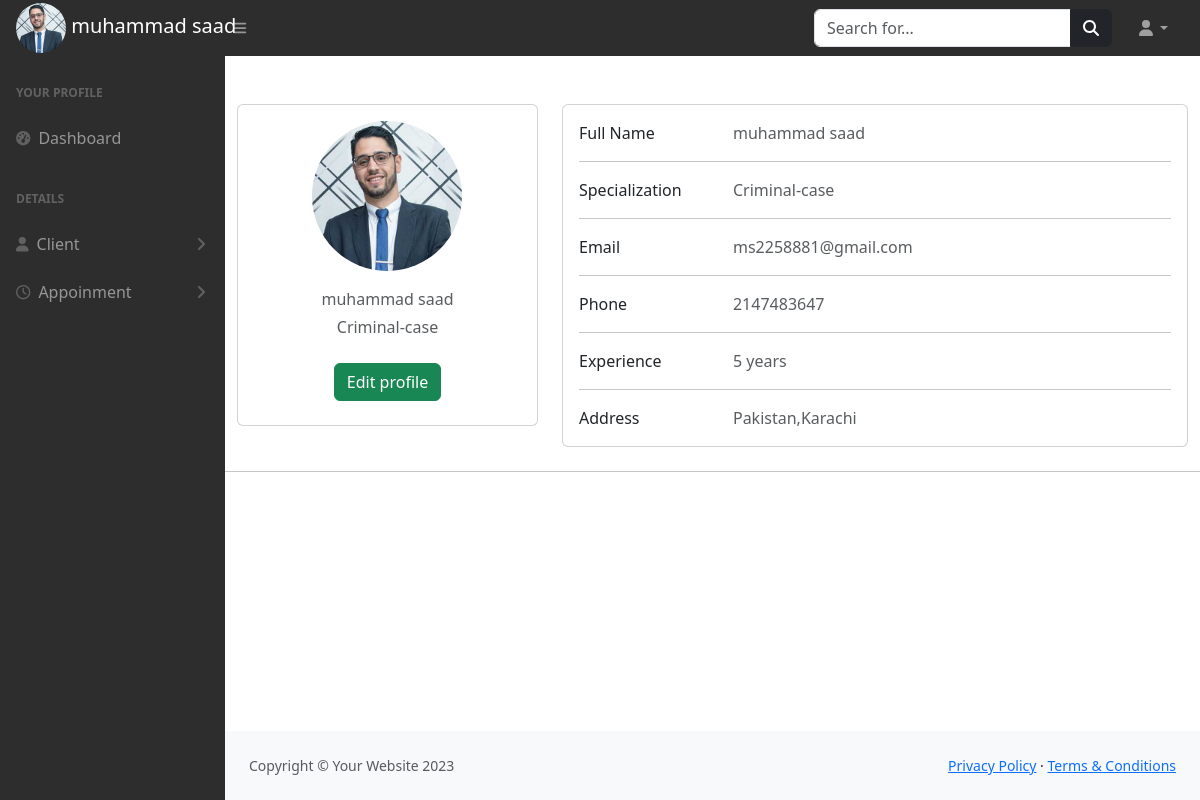
/lawyer-panel/lawyer.php (signed in), run on the app's committed database.
### tables this page shows
CREATE TABLE `lawyer` (
  `id` int(255) NOT NULL,
  `name` varchar(255) NOT NULL,
  `case` int(255) NOT NULL,
  `email` varchar(255) NOT NULL,
  `password` varchar(255) NOT NULL,
  `phone` int(255) NOT NULL,
  `experience` varchar(255) NOT NULL,
  `address` text NOT NULL,
  `image` varchar(255) NOT NULL
);

CREATE TABLE `cases` (
  `cid` int(255) NOT NULL,
  `case_name` varchar(255) NOT NULL
);

### lawyer-panel/lawyer.php (the view, shortened to what this page needs)
<?php
include('includes/header.php');
include('includes/topbar.php');
include('includes/sidebar.php');
include("../config.php");
$lawyer_id=$_SESSION['id'];
$profile="SELECT*FROM `lawyer` as l inner join `cases` as c on l.case=c.cid where id='$lawyer_id'";
$query=mysqli_query($connection,$profile);
if (mysqli_num_rows($query)>0) {
  while ($data=mysqli_fetch_assoc($query)) {
?>
  <section >
  <div class="container  mt-5 ">
    <div class="row">
      <div class="col-lg-4">
        <div class="card mb-4 ">
          <div class="card-body text-center">
          <img src="<?php echo '../admin-panel/image/' .$data['image']?>" alt="avatar"
              class="rounded-circle img-fluid" style="width: 150px;height:150px">
            <p class="text-muted mb-1"><?php echo $data['name']?></p>
            <p class="text-muted mb-4"><?php echo $data['case_name']?></p>
            <div class="d-flex justify-content-center mb-2">
              <a href="updatelawyer.php?id=<?php echo $data['id']?>" class="btn btn-success">Edit profile</a>
            </div>
          </div>
        </div>
      </div>
      <div class="col-lg-8">
        <div class="card mb-4">
          <div class="card-body">
            <div class="row">
              <div class="col-sm-3">
                <p class="mb-0">Full Name</p>
              </div>
              <div class="col-sm-9">
                <p class="text-muted mb-0"><?php echo $data['name']?></p>
              </div>
            </div>
            <hr>
            <div class="row">
              <div class="col-sm-3">
                <p class="mb-0">Specialization</p>
              </div>
              <div class="col-sm-9">
                <p class="text-muted mb-0"><?php echo $data['case_name']?></p>
              </div>
            </div>
            <hr>
            <div class="row">
              <div class="col-sm-3">
                <p class="mb-0">Email</p>
              </div>
              <div class="col-sm-9">
                <p class="text-muted mb-0"><?php echo $data['email']?></p>
              </div>
            </div>
            <hr>
            <div class="row">
              <div class="col-sm-3">
                <p class="mb-0">Phone</p>
              </div>
              <div class="col-sm-9">
                <p class="text-muted mb-0"><?php echo $data['phone']?></p>
              </div>
            </div>
            <hr>
            <div class="row">
              <div class="col-sm-3">
                <p class="mb-0">Experience</p>
              </div>
              <div class="col-sm-9">
                <p class="text-muted mb-0"><?php echo $data['experience']?> years</p>
              </div>
            </div>
            <hr>
            <div class="row">
              <div class="col-sm-3">
                <p class="mb-0">Address</p>
              </div>
              <div class="col-sm-9">
                <p class="text-muted mb-0"><?php echo $data['address']?></p>
              </div>
            </div>
          </div>
        </div>
      </div>
      <hr>
      </section>
<?php
 }
}
?>
</body>
</html>
<?php
include('includes/footer.php');
?>

### lawyer-panel/includes/topbar.php (shortened to what this page needs)
<nav class="sb-topnav navbar navbar-expand navbar-dark" style="background-color:#2e2d2d;" >
            <?php
            include("../config.php");
            $id=$_SESSION['id'];
            $query="SELECT*FROM `lawyer` as l inner join `cases` as c on l.case=c.cid where id='$id'";
            $run=mysqli_query($connection,$query);
            if (mysqli_num_rows($run)>0) {
                while ($data=mysqli_fetch_assoc($run)) {
            ?>
            <a class="navbar-brand ps-3 mt-3 mb-3 " href="">
                <img src="<?php echo '../admin-panel/image/' .$data['image']?>" width="50px" style="border-radius:25px;"  alt="">
                <span><?php echo $data['name']?></span>
            </a>
            <?php }
            } ?>
            <button class="btn btn-link btn-sm order-1 order-lg-0 me-4 me-lg-0" id="sidebarToggle" href="#!"><i class="fas fa-bars"></i></button>
            <form class="d-none d-md-inline-block form-inline ms-auto me-0 me-md-3 my-2 my-md-0">
                <div class="input-group">
                    <input class="form-control" type="text" placeholder="Search for..." aria-label="Search for..." aria-describedby="btnNavbarSearch" />
                    <button class="btn btn-dark" id="btnNavbarSearch" type="button"><i class="fas fa-search"></i></button>
                </div>
            </form>
            <ul class="navbar-nav ms-auto ms-md-0 me-3 me-lg-4">
                <li class="nav-item dropdown">
                    <a class="nav-link dropdown-toggle" id="navbarDropdown" href="#" role="button" data-bs-toggle="dropdown" aria-expanded="false"><i class="fas fa-user fa-fw"></i></a>
                </li>
            </ul>
        </nav>

### data on the page
lawyer: image (picture), name "muhammad saad", case.case_name "Criminal-case", email "ms2258881@gmail.com", phone "2147483647", experience "5", address "Pakistan,Karachi"
